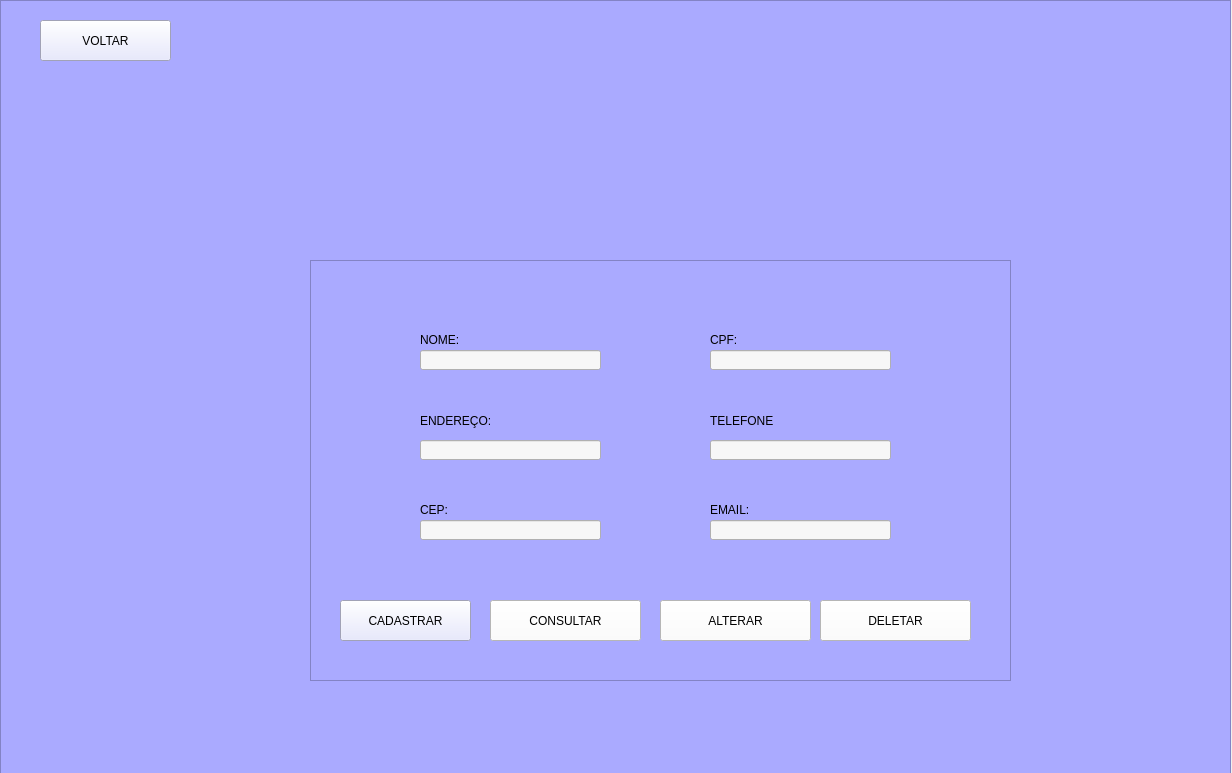
<?xml version="1.0" encoding="UTF-8"?>
<ui version="4.0">
 <class>Form</class>
 <widget class="QWidget" name="Form">
  <property name="geometry">
   <rect>
    <x>0</x>
    <y>0</y>
    <width>1232</width>
    <height>773</height>
   </rect>
  </property>
  <property name="windowTitle">
   <string>Form</string>
  </property>
  <widget class="QFrame" name="frame_4">
   <property name="geometry">
    <rect>
     <x>0</x>
     <y>0</y>
     <width>1231</width>
     <height>775</height>
    </rect>
   </property>
   <property name="styleSheet">
    <string notr="true">background-color: rgb(170, 170, 255);</string>
   </property>
   <property name="frameShape">
    <enum>QFrame::StyledPanel</enum>
   </property>
   <property name="frameShadow">
    <enum>QFrame::Raised</enum>
   </property>
   <widget class="QLabel" name="label_15">
    <property name="geometry">
     <rect>
      <x>210</x>
      <y>20</y>
      <width>261</width>
      <height>191</height>
     </rect>
    </property>
    <property name="text">
     <string/>
    </property>
    <property name="pixmap">
     <pixmap>../../../822879/Downloads/Bella-removebg-preview.png</pixmap>
    </property>
    <property name="scaledContents">
     <bool>true</bool>
    </property>
   </widget>
   <widget class="QLabel" name="label_20">
    <property name="geometry">
     <rect>
      <x>180</x>
      <y>30</y>
      <width>261</width>
      <height>191</height>
     </rect>
    </property>
    <property name="text">
     <string/>
    </property>
    <property name="pixmap">
     <pixmap>../../../890399/Downloads/Bella-removebg-preview (1).png</pixmap>
    </property>
    <property name="scaledContents">
     <bool>true</bool>
    </property>
   </widget>
   <widget class="QFrame" name="frame">
    <property name="geometry">
     <rect>
      <x>310</x>
      <y>260</y>
      <width>701</width>
      <height>421</height>
     </rect>
    </property>
    <property name="frameShape">
     <enum>QFrame::StyledPanel</enum>
    </property>
    <property name="frameShadow">
     <enum>QFrame::Raised</enum>
    </property>
    <widget class="QLabel" name="label_17">
     <property name="geometry">
      <rect>
       <x>400</x>
       <y>70</y>
       <width>61</width>
       <height>20</height>
      </rect>
     </property>
     <property name="styleSheet">
      <string notr="true">font: 10pt &quot;Arial&quot;;</string>
     </property>
     <property name="text">
      <string>CPF:</string>
     </property>
    </widget>
    <widget class="QLabel" name="label_14">
     <property name="geometry">
      <rect>
       <x>110</x>
       <y>150</y>
       <width>111</width>
       <height>21</height>
      </rect>
     </property>
     <property name="styleSheet">
      <string notr="true">font: 10pt &quot;Arial&quot;;</string>
     </property>
     <property name="text">
      <string>ENDEREÇO:</string>
     </property>
    </widget>
    <widget class="QLineEdit" name="endereco">
     <property name="geometry">
      <rect>
       <x>110</x>
       <y>180</y>
       <width>181</width>
       <height>20</height>
      </rect>
     </property>
     <property name="styleSheet">
      <string notr="true">background-color: rgb(247, 247, 247);
font: 8pt &quot;Arial&quot;;</string>
     </property>
    </widget>
    <widget class="QLineEdit" name="email">
     <property name="geometry">
      <rect>
       <x>400</x>
       <y>260</y>
       <width>181</width>
       <height>20</height>
      </rect>
     </property>
     <property name="styleSheet">
      <string notr="true">background-color: rgb(247, 247, 247);
font: 8pt &quot;Arial&quot;;</string>
     </property>
    </widget>
    <widget class="QLabel" name="label_18">
     <property name="geometry">
      <rect>
       <x>400</x>
       <y>240</y>
       <width>61</width>
       <height>20</height>
      </rect>
     </property>
     <property name="styleSheet">
      <string notr="true">font: 10pt &quot;Arial&quot;;</string>
     </property>
     <property name="text">
      <string>EMAIL:</string>
     </property>
    </widget>
    <widget class="QLineEdit" name="telefone">
     <property name="geometry">
      <rect>
       <x>400</x>
       <y>180</y>
       <width>181</width>
       <height>20</height>
      </rect>
     </property>
     <property name="styleSheet">
      <string notr="true">background-color: rgb(247, 247, 247);
font: 8pt &quot;Arial&quot;;</string>
     </property>
     <property name="text">
      <string/>
     </property>
    </widget>
    <widget class="QLineEdit" name="cpf">
     <property name="geometry">
      <rect>
       <x>400</x>
       <y>90</y>
       <width>181</width>
       <height>20</height>
      </rect>
     </property>
     <property name="styleSheet">
      <string notr="true">background-color: rgb(247, 247, 247);
font: 8pt &quot;Arial&quot;;</string>
     </property>
    </widget>
    <widget class="QLabel" name="label_13">
     <property name="geometry">
      <rect>
       <x>110</x>
       <y>70</y>
       <width>61</width>
       <height>20</height>
      </rect>
     </property>
     <property name="styleSheet">
      <string notr="true">font: 10pt &quot;Arial&quot;;</string>
     </property>
     <property name="text">
      <string>NOME:</string>
     </property>
    </widget>
    <widget class="QLabel" name="label_16">
     <property name="geometry">
      <rect>
       <x>110</x>
       <y>240</y>
       <width>61</width>
       <height>20</height>
      </rect>
     </property>
     <property name="styleSheet">
      <string notr="true">font: 10pt &quot;Arial&quot;;</string>
     </property>
     <property name="text">
      <string>CEP:</string>
     </property>
    </widget>
    <widget class="QPushButton" name="Cadastrar">
     <property name="geometry">
      <rect>
       <x>30</x>
       <y>340</y>
       <width>131</width>
       <height>41</height>
      </rect>
     </property>
     <property name="styleSheet">
      <string notr="true">background-color: rgb(225, 227, 255);
font: 8pt &quot;Arial&quot;;</string>
     </property>
     <property name="text">
      <string>CADASTRAR</string>
     </property>
    </widget>
    <widget class="QLineEdit" name="nome">
     <property name="geometry">
      <rect>
       <x>110</x>
       <y>90</y>
       <width>181</width>
       <height>20</height>
      </rect>
     </property>
     <property name="styleSheet">
      <string notr="true">background-color: rgb(247, 247, 247);
font: 8pt &quot;Arial&quot;;</string>
     </property>
     <property name="text">
      <string/>
     </property>
    </widget>
    <widget class="QLabel" name="label_19">
     <property name="geometry">
      <rect>
       <x>400</x>
       <y>150</y>
       <width>111</width>
       <height>21</height>
      </rect>
     </property>
     <property name="styleSheet">
      <string notr="true">font: 10pt &quot;Arial&quot;;</string>
     </property>
     <property name="text">
      <string>TELEFONE</string>
     </property>
    </widget>
    <widget class="QLineEdit" name="cep">
     <property name="geometry">
      <rect>
       <x>110</x>
       <y>260</y>
       <width>181</width>
       <height>20</height>
      </rect>
     </property>
     <property name="styleSheet">
      <string notr="true">background-color: rgb(247, 247, 247);
font: 8pt &quot;Arial&quot;;</string>
     </property>
    </widget>
    <widget class="QPushButton" name="Consultar">
     <property name="geometry">
      <rect>
       <x>180</x>
       <y>340</y>
       <width>151</width>
       <height>41</height>
      </rect>
     </property>
     <property name="styleSheet">
      <string notr="true">background-color: rgb(255, 255, 255);</string>
     </property>
     <property name="text">
      <string>CONSULTAR</string>
     </property>
    </widget>
    <widget class="QPushButton" name="Alterar">
     <property name="geometry">
      <rect>
       <x>350</x>
       <y>340</y>
       <width>151</width>
       <height>41</height>
      </rect>
     </property>
     <property name="styleSheet">
      <string notr="true">background-color: rgb(255, 255, 255);</string>
     </property>
     <property name="text">
      <string>ALTERAR</string>
     </property>
    </widget>
    <widget class="QPushButton" name="Deletar">
     <property name="geometry">
      <rect>
       <x>510</x>
       <y>340</y>
       <width>151</width>
       <height>41</height>
      </rect>
     </property>
     <property name="styleSheet">
      <string notr="true">background-color: rgb(255, 255, 255);</string>
     </property>
     <property name="text">
      <string>DELETAR</string>
     </property>
    </widget>
   </widget>
   <widget class="QLabel" name="label">
    <property name="geometry">
     <rect>
      <x>370</x>
      <y>70</y>
      <width>541</width>
      <height>181</height>
     </rect>
    </property>
    <property name="text">
     <string/>
    </property>
    <property name="pixmap">
     <pixmap>Bella-removebg-preview - Copia.png</pixmap>
    </property>
   </widget>
   <widget class="QPushButton" name="Voltar">
    <property name="geometry">
     <rect>
      <x>40</x>
      <y>20</y>
      <width>131</width>
      <height>41</height>
     </rect>
    </property>
    <property name="styleSheet">
     <string notr="true">background-color: rgb(225, 227, 255);
font: 8pt &quot;Arial&quot;;</string>
    </property>
    <property name="text">
     <string>VOLTAR</string>
    </property>
   </widget>
  </widget>
 </widget>
 <resources/>
 <connections/>
</ui>
